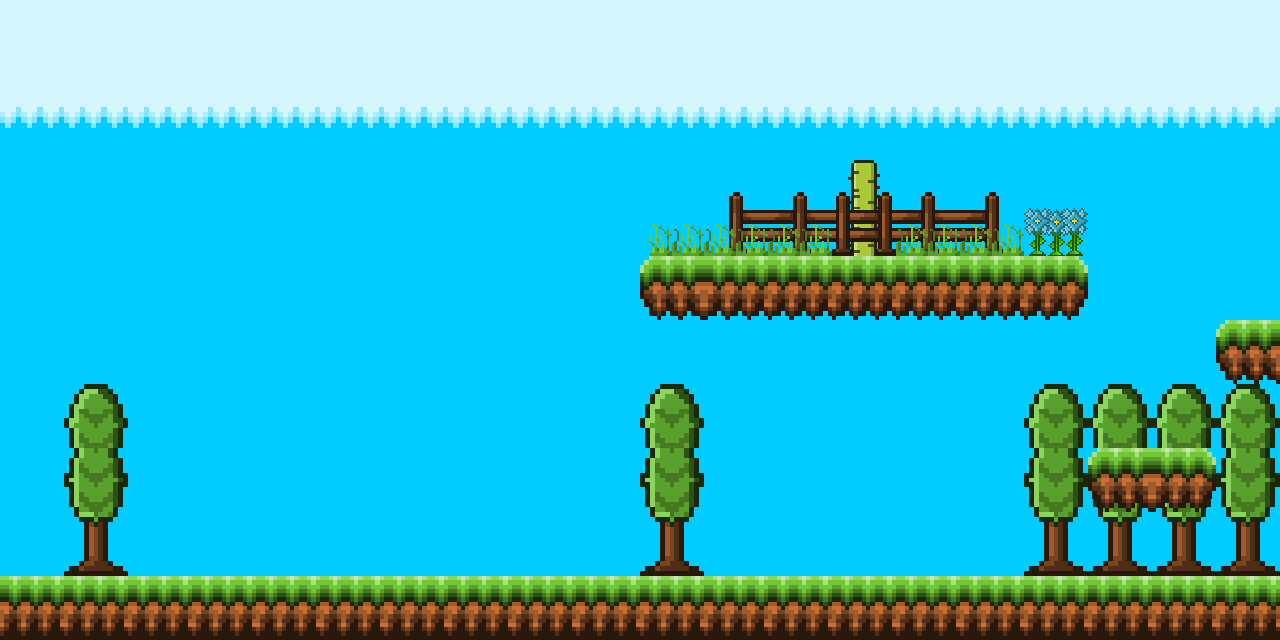

Below is a game level as drawn by its tile map, then a one-line description and the .tmx that defines it (tile-layer data replaced by summaries):
An orthogonal 20x10 tile map with 64x64 px tiles, 4 tile layers (Tile Layer 0, Tile Layer 1, Tile Layer 2, Tile Layer 3) and 3 objects (PLAYER, ANYA, Path).

<map version="1.10" tiledversion="1.10.1" orientation="orthogonal" renderorder="right-down" width="20" height="10" tilewidth="64" tileheight="64" infinite="0" nextlayerid="6" nextobjectid="12">
 <tileset firstgid="1" name="tileset" tilewidth="64" tileheight="64" tilecount="42" columns="6">
  <image source="images/tilemap/tileset.png" width="384" height="448" />
  <tile id="4" type="SOLID" />
  <tile id="5" type="SOLID" />
  <tile id="8" type="SOLID" />
  <tile id="9" type="SOLID" />
  <tile id="25" type="SOLID" />
  <tile id="26" type="SOLID" />
  <tile id="27" type="SOLID" />
  <tile id="28" type="SOLID" />
  <tile id="29" type="SOLID" />
  <tile id="30" type="SOLID" />
  <tile id="31" type="SOLID" />
  <tile id="32" type="SOLID" />
  <tile id="33" type="SOLID" />
  <tile id="34" type="SOLID" />
  <tile id="35" type="SOLID" />
  <tile id="36" type="SOLID" />
  <tile id="37" type="SOLID" />
 </tileset>
 <objectgroup id="5" name="Prefabs">
  <object id="4" name="Player" type="PLAYER" x="128" y="512" width="64" height="64" />
  <object id="6" name="Anya" type="ANYA" x="384" y="512" width="64" height="64">
   <properties>
    <property name="path" type="object" value="11" />
   </properties>
  </object>
  <object id="11" name="P1" type="Path" x="320" y="512">
   <polyline points="0,0 192,0" />
  </object>
 </objectgroup>
 <layer id="4" name="Tile Layer 0" width="20" height="10">
  <data>[200 cells, 200 non-empty, 3 distinct tile ids]</data>
 </layer>
 <layer id="1" name="Tile Layer 1" width="20" height="10">
  <data>[200 cells, 50 non-empty, 10 distinct tile ids]</data>
 </layer>
 <layer id="2" name="Tile Layer 2" width="20" height="10">
  <data>[200 cells, 6 non-empty, 5 distinct tile ids]</data>
 </layer>
 <layer id="3" name="Tile Layer 3" width="20" height="10">
  <data>[200 cells, 6 non-empty, 3 distinct tile ids]</data>
 </layer>
</map>
